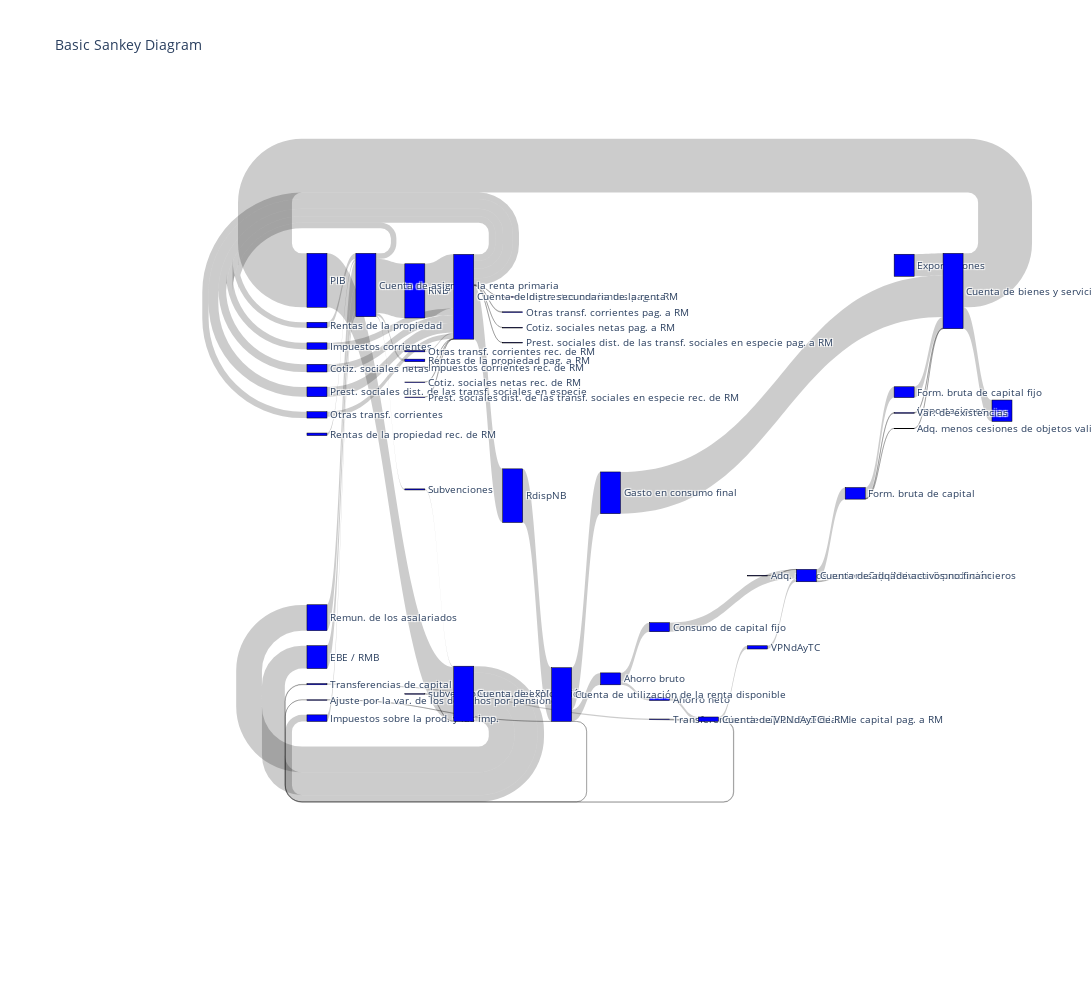

This figure's notebook cell:
### Code cell
fig = go.Figure(data=[go.Sankey(
    node = dict(
      pad = 15,
      thickness = 20,
      line = dict(color = "black", width = 0.5),
      label = nodes.new_names,
      color = "blue",
      align='center'
    ),
    link = link_dict)])
fig.update_layout(title_text="Basic Sankey Diagram", 
                  font_size=10,
                  width=2000,
                  height=1000)

fig.show()

### Figure 1 — Plotly figure (JSON) as saved in the notebook; plotly's stock layout.template omitted (floating-point values rounded to 4 significant figures)
{"data": [{"link": {"source": [0, 1, 2, 3, 4, 6, 9, 10, 11, 12, 13, 14, 15, 16, 17, 19, 20, 22, 23, 25, 26, 28, 29, 31, 46, 33, 35, 37, 38, 40, 42, 41, 44, 45, 46, 5, 43, 39, 39, 39, 40, 41, 41, 44, 44, 44, 45, 45, 45, 45, 45, 45, 45, 45, 32, 42, 42, 36, 46, 5, 43], "target": [41, 43, 44, 45, 46, 42, 40, 40, 40, 40, 44, 44, 41, 41, 44, 44, 45, 45, 45, 45, 45, 45, 45, 45, 32, 42, 42, 40, 43, 0, 1, 2, 3, 4, 5, 6, 7, 9, 10, 11, 8, 13, 14, 15, 17, 18, 20, 21, 23, 24, 26, 27, 29, 30, 46, 33, 34, 43, 37, 38, 39], "value": [1346377, 80970, 571410, 1352772, 1338303, 71343, 270310, 16353, 2557, 550319, 646723, 160706, 26965, 5742, 137220, 62874, 162061, 3581, 191866, 1297, 242701, 578, 126318, 32628, 2176, 29996, 10458, 1040844, 226116, 1346377, 80970, 571410, 1352772, 1338303, 297459, 71343, 20746, 270310, 16353, 2557, 534006, 643047, 164627, 26965, 137220, 63772, 162061, 2697, 191866, 96, 242701, 3896, 157722, 16926, 2176, 10742, 831, 2880, 1040844, 226116, 289220]}, "node": {"align": "center", "color": "blue", "label": ["PIB", "VPNdAyTC", "EBE / RMB", "RNB", "RdispNB", "Ahorro bruto", "Ahorro neto", "Cap./Nec. de financiación", "Importaciones ", "Form. bruta de capital fijo", "Var. de existencias", "Adq. menos cesiones de objetos valiosos", "Exportaciones", "Remun. de los asalariados", "Impuestos sobre la prod. y las imp.", "Subvenciones", "subvenciones rec. del RM", "Rentas de la propiedad", "Rentas de la propiedad pag. a RM", "Rentas de la propiedad rec. de RM", "Impuestos corrientes", "Impuestos corrientes pag. a RM", "Impuestos corrientes rec. de RM", "Cotiz. sociales netas", "Cotiz. sociales netas pag. a RM", "Cotiz. sociales netas rec. de RM", "Prest. sociales dist. de las transf. sociales en especie", "Prest. sociales dist. de las transf. sociales en especie pag. a RM", "Prest. sociales dist. de las transf. sociales en especie rec. de RM", "Otras transf. corrientes", "Otras transf. corrientes pag. a RM", "Otras transf. corrientes rec. de RM", "Ajuste por la var. de los derechos por pensiones", "Transferencias de capital", "Transferencias de capital pag. a RM", "Transferencias de capital rec. de RM", "Adq. menos cesiones de activos no prod.", "Gasto en consumo final", "Consumo de capital fijo", "Form. bruta de capital", "Cuenta de bienes y servicios", "Cuenta de explotación", "Cuenta de VPNdAyTC", "Cuenta de adq. de activos no financieros", "Cuenta de asign. de la renta primaria", "Cuenta de distr. secundaria de la renta", "Cuenta de utilización de la renta disponible", null, " ", " ", " ", " ", " ", " ", " ", " ", " ", " ", " ", " ", " ", " ", " ", " "], "line": {"color": "black", "width": 0.5}, "pad": 15, "thickness": 20}, "type": "sankey"}], "layout": {"font": {"size": 10}, "height": 1000, "title": {"text": "Basic Sankey Diagram"}, "width": 2000}}
